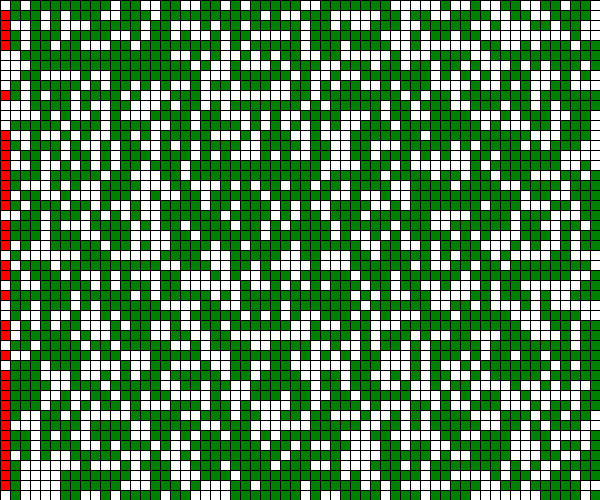
Frame 1 (no input)
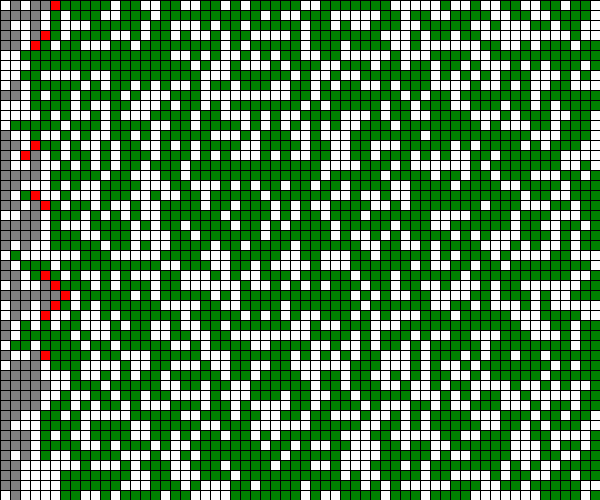
Frame 60 (the mouse pressed at the canvas centre just before this capture)
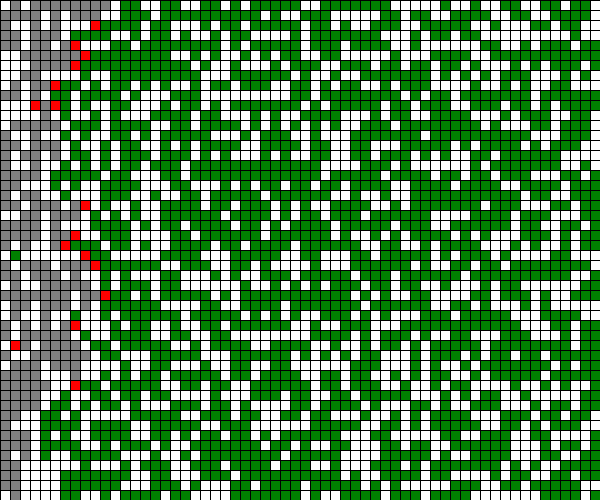
Frame 120 (the mouse held since frame 60 and released just before this capture)

The Processing sketch that drew these frames (run headless with seeded random() and noise(); from frame 60 on, the mouse is pressed at the canvas centre):

// Processing sketch: TreeBurning
// ── TreeBurning.pde
 /**IMPORTANT:
   *Please read through the logic of this sketch before you try to modify anything.
   *Please answer ALL questions in the source code BEFORE writing any code.
   */
  BurnTrees treeSim;
  int ROWS;
  int COLS;
  double DENSITY;
  int SQUARESIZE;

  void setup() {
    size(600, 500);
    ROWS = 50;
    COLS = 60;
    /**question 1 *********************************
     *At this point you have initialized width, height,ROWS,COLS. You can change these values
     *to alter the screen size, but you cannot just change one value!
     *What must be true about the ratio of these values in order for this simulation to display squares?
     *ANSWER HERE: width/cols needs to be equal to height/rows
     */

    DENSITY = .61;
    treeSim = new BurnTrees(ROWS, COLS, DENSITY);
    /**question 2 *********************************
     *Given that you can change the size() and the number of ROWS and COLS,
     *How do you calculate the SQUARESIZE (size of each square you draw) using an expression?
     *ANSWER : replace squareSize = 8; with the correct square size.
     * DO NOT just write a number, it must work when you change the size() command or the ROWS and COLS
     */
    SQUARESIZE = width/COLS;//side length

  }

  /*DO NOT UPDATE THIS METHOD*/
  void draw() {
    background(0);
    //frameCount tells you how many times the draw method was called.
    if (frameCount % 10 == 0) { 
      treeSim.tick();
    }
    /**question 3 *********************************
     *How is the behavior going to change if you only call tick() when the frameCount % 10 == 0?
     *Why do we do this?
     *hint:  If you cannot figure this out analytically, experiment to test
     *       the difference by changing the code.
     *ANSWER HERE: The behavior is that it will only spread fire once after a delay. 
     This will put a delay on the animation so that it is easier for you to see what's going on.
     */

    String[]lines = treeSim.toString().split("\n");
  
    //Convert the 2D array into a grid of RED/GREEN/WHITE/GREY Squares.
    stringToSquares(lines);

    //Output the resulting time and dimensions of the simulation
    if (treeSim.done()) {
      fill(0);
      textSize(20);
      text("Simulation of "+COLS+"by"+ROWS+" board lasted "+treeSim.getTicks()+" ticks", 20, 20);
    }
  }

  /**
   *Clicking the mouse will reset the simulation by re-constructing the treeSim variable.
   */
  void mouseClicked() {
    /**question 4 *********************************
     *We can easily reset the simulation by clicking the mouse.
     *Please use the same values that it was initialized with in the setup.
     * ANSWER: UPDATE THE NEXT LINE
     */
    treeSim = new BurnTrees(ROWS, COLS, DENSITY);
  }


  /** question 5 *********************************
   *Write the method that will take an array of the different lines of the board string,
   *and draw ROWSxCOLS colored squares on the screen
   *@param lines: an array of the lines of the toString method that has ROWS strings, each having a length of COLS
   *              e.g. [ "@ @@","@@@ "," @ @"] for a ROWS=3, COLS=4 board.
   *ANSWER: Complete this method.
   */
  void stringToSquares(String[] lines) {
    /**Complete this method.
     *1. Break up your screen by drawing ROWSxCOLS rectangles of the same color.
     *2. Decide how to fill them in using the String[] parameter
     *   Colors: Fire = RED, Tree = GREEN, SPACE = WHITE, ASH = GREY
     */
     int count = -1;

  for(int i = 0; i < height; i += height/ROWS) {
     int count2 = 0;
     count ++;
    for(int x = 0; x < width; x += width/COLS) {
      char figure = lines[count].charAt(count2);
      if (figure == ' ') {
        fill(255);
      }
      
      if (figure == '@') {
        fill(0,128,0);
      }
      
      if (figure == '.') {
        fill(128,128,128);
      }
      
      if (figure == 'w') {
        fill(255,0,0);
      }
      rect(x, i, width/COLS, height/ROWS);
      count2 ++;
    }
  }
    
  }


  /***THIS IS YOUR PRIOR LAB (only a subset of methods)***/

  import java.util.*;
  public class BurnTrees {
    private int[][]map;
    private int ticks;
    private static final int TREE = 2;
    private static final int FIRE = 1;
    private static final int ASH = 3;
    private static final int SPACE = 0;
    private ArrayDeque<Integer>frontier;


    /**Determine if the simulation is still burning
     *@return false if any fires are still burning, true otherwise
     */
    public boolean done() {
      return frontier.size() == 0;
    }


    public void spread(int row, int col) {
      map[row][col]=ASH;

      if (row > 0) {
        if (map[row-1][col]==TREE) {
          map[row-1][col]=FIRE;
          frontier.add(row-1);
          frontier.add(col);
        }
      }
      if (row < map.length-1) {
        if (map[row+1][col]==TREE) {
          map[row+1][col]=FIRE;
          frontier.add(row+1);
          frontier.add(col);
        }
      }
      if (col > 0) {
        if (map[row][col-1]==TREE) {
          map[row][col-1]=FIRE;
          frontier.add(row);
          frontier.add(col-1);
        }
      }
      if (col < map[0].length-1) {
        if (map[row][col+1]==TREE) {
          map[row][col+1]=FIRE;
          frontier.add(row);
          frontier.add(col+1);
        }
      }
    }

    /**This is the core of the simulation. All of the logic for advancing to the next round goes here.
     *All existing fires spread new fires, and turn to ash
     *new fires should remain fire, and not spread.
     */
    public void tick() {
      if (!done()) { //THIS IS THE ONLY MODIFICATION TO THE LAB
        ticks++;
        int fires = frontier.size();
        while (fires > 0) {
          int r = frontier.remove();
          int c = frontier.remove();
          spread(r, c);
          fires-=2;
        }
      }
    }

    /**Initialize the simulation.
     *If you add more instance variables you can add more here,
     *otherwise it is complete
     */
    public BurnTrees(int rows, int cols, double density) {
      frontier = new ArrayDeque<Integer>();
      map = new int[rows][cols];
      for (int r=0; r<map.length; r++ ) {
        for (int c=0; c < map[r].length; c++ ) {
          if (Math.random() < density) {
            map[r][c]=TREE;
          }
        }
      }
      start();//set the left column on fire.
    }

    public void start() {
      for (int i = 0; i < map.length; i++) {
        if (map[i][0]==TREE) {
          map[i][0]=FIRE;
          frontier.add(i);
          frontier.add(0);
        }
      }
    }

    public int getTicks() {
      return ticks;
    }

    public String toString() {
      StringBuilder builder = new StringBuilder();
      for (int i = 0; i < map.length; i++) {
        for (int c = 0; c < map[i].length; c++) {
          if (map[i][c]==SPACE)
            builder.append(" ");
          else if (map[i][c]==TREE)
            builder.append("@");
          else if (map[i][c]==FIRE)
            builder.append("w");
          else if (map[i][c]==ASH)
            builder.append(".");
        }
        builder.append("\n");
      }
      return builder.toString();
    }
  }
